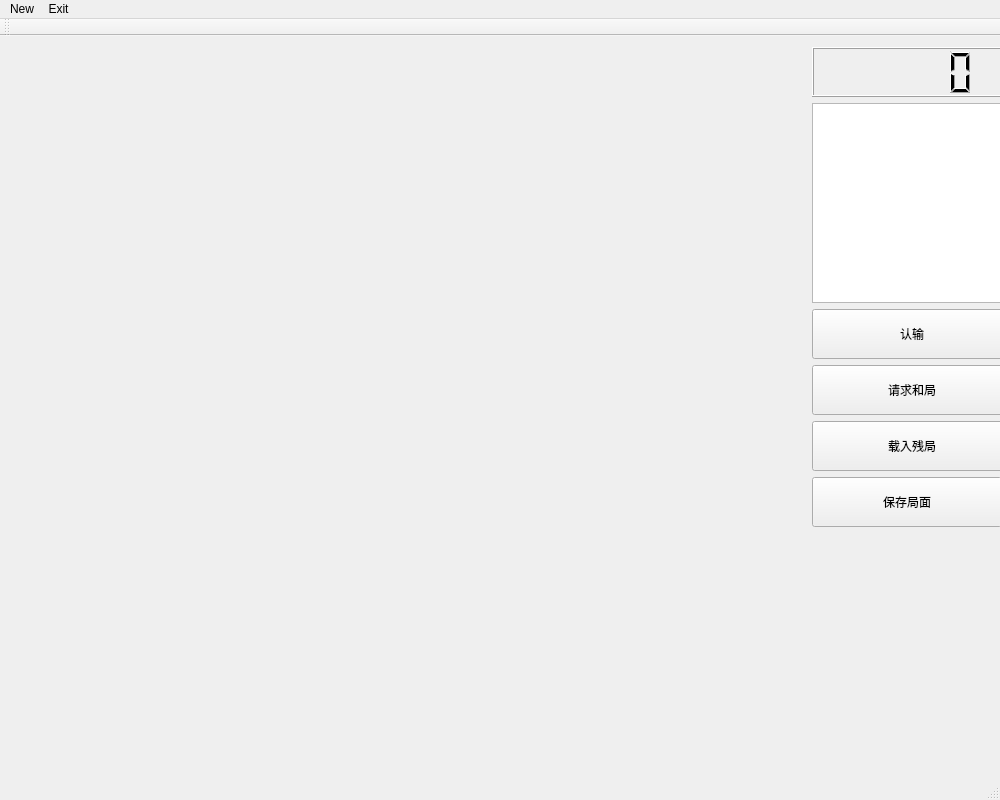
<?xml version="1.0" encoding="UTF-8"?>
<ui version="4.0">
 <class>MainWindow</class>
 <widget class="QMainWindow" name="MainWindow">
  <property name="geometry">
   <rect>
    <x>0</x>
    <y>0</y>
    <width>1000</width>
    <height>800</height>
   </rect>
  </property>
  <property name="sizePolicy">
   <sizepolicy hsizetype="Fixed" vsizetype="Fixed">
    <horstretch>0</horstretch>
    <verstretch>0</verstretch>
   </sizepolicy>
  </property>
  <property name="minimumSize">
   <size>
    <width>900</width>
    <height>800</height>
   </size>
  </property>
  <property name="maximumSize">
   <size>
    <width>1000</width>
    <height>800</height>
   </size>
  </property>
  <property name="windowTitle">
   <string>Chess Client</string>
  </property>
  <widget class="QWidget" name="centralWidget">
   <widget class="QWidget" name="layoutWidget">
    <property name="geometry">
     <rect>
      <x>801</x>
      <y>0</y>
      <width>212</width>
      <height>741</height>
     </rect>
    </property>
    <layout class="QVBoxLayout" name="verticalLayout">
     <item>
      <widget class="QLCDNumber" name="lcdNumber">
       <property name="sizePolicy">
        <sizepolicy hsizetype="Fixed" vsizetype="Fixed">
         <horstretch>0</horstretch>
         <verstretch>0</verstretch>
        </sizepolicy>
       </property>
       <property name="minimumSize">
        <size>
         <width>200</width>
         <height>50</height>
        </size>
       </property>
       <property name="maximumSize">
        <size>
         <width>200</width>
         <height>50</height>
        </size>
       </property>
      </widget>
     </item>
     <item>
      <widget class="QTextBrowser" name="textBrowser">
       <property name="sizePolicy">
        <sizepolicy hsizetype="Fixed" vsizetype="Expanding">
         <horstretch>0</horstretch>
         <verstretch>0</verstretch>
        </sizepolicy>
       </property>
       <property name="minimumSize">
        <size>
         <width>200</width>
         <height>200</height>
        </size>
       </property>
       <property name="maximumSize">
        <size>
         <width>200</width>
         <height>200</height>
        </size>
       </property>
      </widget>
     </item>
     <item>
      <widget class="QPushButton" name="Startbtn">
       <property name="sizePolicy">
        <sizepolicy hsizetype="Fixed" vsizetype="Fixed">
         <horstretch>0</horstretch>
         <verstretch>0</verstretch>
        </sizepolicy>
       </property>
       <property name="minimumSize">
        <size>
         <width>200</width>
         <height>50</height>
        </size>
       </property>
       <property name="maximumSize">
        <size>
         <width>200</width>
         <height>16777215</height>
        </size>
       </property>
       <property name="text">
        <string>认输</string>
       </property>
      </widget>
     </item>
     <item>
      <widget class="QPushButton" name="hejubtn">
       <property name="sizePolicy">
        <sizepolicy hsizetype="Fixed" vsizetype="Fixed">
         <horstretch>0</horstretch>
         <verstretch>0</verstretch>
        </sizepolicy>
       </property>
       <property name="minimumSize">
        <size>
         <width>200</width>
         <height>50</height>
        </size>
       </property>
       <property name="maximumSize">
        <size>
         <width>200</width>
         <height>16777215</height>
        </size>
       </property>
       <property name="text">
        <string>请求和局</string>
       </property>
      </widget>
     </item>
     <item>
      <widget class="QPushButton" name="canjubtn">
       <property name="sizePolicy">
        <sizepolicy hsizetype="Fixed" vsizetype="Fixed">
         <horstretch>0</horstretch>
         <verstretch>0</verstretch>
        </sizepolicy>
       </property>
       <property name="minimumSize">
        <size>
         <width>200</width>
         <height>50</height>
        </size>
       </property>
       <property name="maximumSize">
        <size>
         <width>200</width>
         <height>16777215</height>
        </size>
       </property>
       <property name="text">
        <string>载入残局</string>
       </property>
      </widget>
     </item>
     <item>
      <widget class="QPushButton" name="pushButton">
       <property name="minimumSize">
        <size>
         <width>0</width>
         <height>50</height>
        </size>
       </property>
       <property name="maximumSize">
        <size>
         <width>200</width>
         <height>16777215</height>
        </size>
       </property>
       <property name="text">
        <string>保存局面</string>
       </property>
      </widget>
     </item>
     <item>
      <spacer name="verticalSpacer">
       <property name="orientation">
        <enum>Qt::Vertical</enum>
       </property>
       <property name="sizeHint" stdset="0">
        <size>
         <width>20</width>
         <height>40</height>
        </size>
       </property>
      </spacer>
     </item>
    </layout>
   </widget>
  </widget>
  <widget class="QMenuBar" name="menuBar">
   <property name="geometry">
    <rect>
     <x>0</x>
     <y>0</y>
     <width>1000</width>
     <height>22</height>
    </rect>
   </property>
   <property name="defaultUp">
    <bool>false</bool>
   </property>
   <property name="nativeMenuBar">
    <bool>false</bool>
   </property>
   <widget class="QMenu" name="menuNew">
    <property name="title">
     <string>New</string>
    </property>
    <addaction name="actionServer"/>
   </widget>
   <widget class="QMenu" name="menuExit">
    <property name="title">
     <string>Exit</string>
    </property>
    <addaction name="actionExit"/>
   </widget>
   <addaction name="menuNew"/>
   <addaction name="menuExit"/>
  </widget>
  <widget class="QToolBar" name="mainToolBar">
   <attribute name="toolBarArea">
    <enum>TopToolBarArea</enum>
   </attribute>
   <attribute name="toolBarBreak">
    <bool>false</bool>
   </attribute>
  </widget>
  <widget class="QStatusBar" name="statusBar"/>
  <action name="actionServer">
   <property name="text">
    <string>Link to Server</string>
   </property>
  </action>
  <action name="actionExit">
   <property name="text">
    <string>Exit</string>
   </property>
  </action>
 </widget>
 <layoutdefault spacing="6" margin="11"/>
 <resources/>
 <connections/>
</ui>
